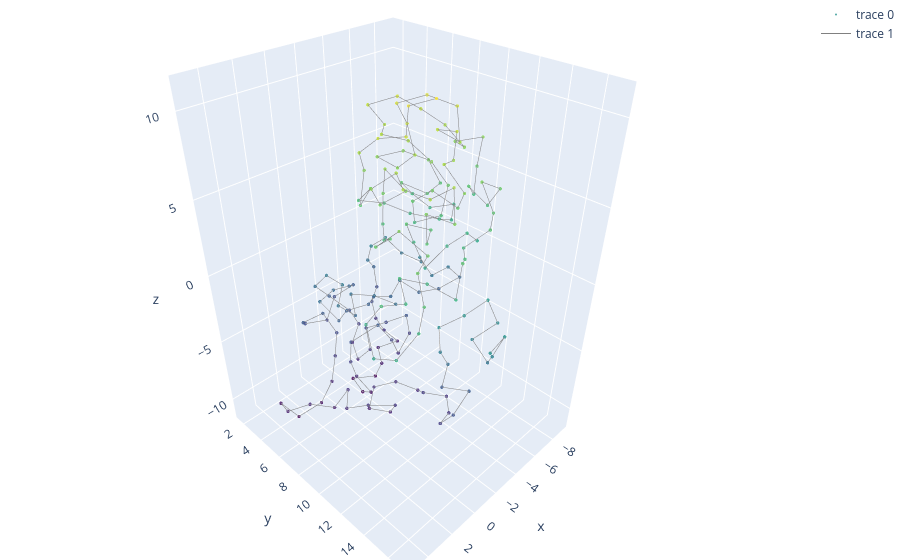

The code cell stored with this chart in its notebook:
### Code cell
visualize_single_chrom(points[:196,:])

### Figure 1 — Plotly figure (JSON) as saved in the notebook; plotly's stock layout.template omitted (floating-point values rounded to 4 significant figures; data arrays with more than 128 entries replaced by an {"elided": "..."} marker saying what was removed)
{"data": [{"marker": {"color": {"elided": "196 float values"}, "colorscale": [[0, "#440154"], [0.1111, "#482878"], [0.2222, "#3e4989"], [0.3333, "#31688e"], [0.4444, "#26828e"], [0.5556, "#1f9e89"], [0.6667, "#35b779"], [0.7778, "#6ece58"], [0.8889, "#b5de2b"], [1, "#fde725"]], "opacity": 0.8, "size": 2}, "mode": "markers", "type": "scatter3d", "x": {"elided": "196 float values"}, "y": {"elided": "196 float values"}, "z": {"elided": "196 float values"}}, {"hoverinfo": "none", "line": {"color": "gray", "width": 1}, "mode": "lines", "type": "scatter3d", "x": {"elided": "582 float values"}, "y": {"elided": "582 float values"}, "z": {"elided": "582 float values"}}], "layout": {"margin": {"b": 0, "l": 0, "r": 0, "t": 0}, "scene": {"aspectmode": "data"}}}
